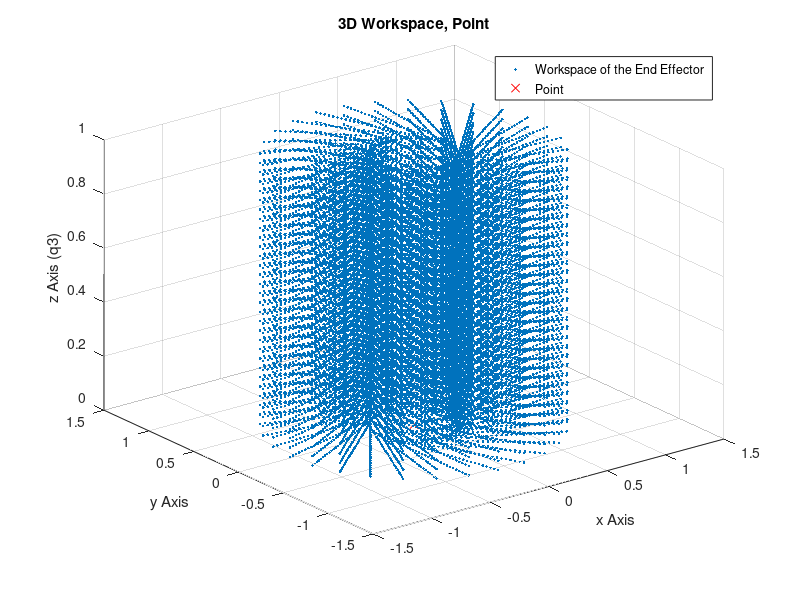

This chart was generated by the following MATLAB code:
N=0.3;

% Angles of the first joint (q1), the second joint (q2), and the third joint (q3)
q1 = linspace(0, 1.0, 30);
q2 = linspace(-pi, pi, 30);
q3 = linspace(0, 1.0, 30);

% Initialize arrays for storing workspace points
workspace_x = [];
workspace_y = [];
workspace_z = [];

% Loop through all possible combinations of q1, q2, and q3
for i = 1:length(q1)
    for j = 1:length(q2)
        for k = 1:length(q3)
            % Calculate the end effector position using the forward kinematics
            x_val = N * cos(q2(j)) - q3(k) * sin(q2(j));
            y_val = N * sin(q2(j)) + q3(k) * cos(q2(j));
            z_val = q1(i);

            % Store the workspace points
            workspace_x = [workspace_x, x_val];
            workspace_y = [workspace_y, y_val];
            workspace_z = [workspace_z, z_val];
        end
    end
end

% Define the point coordinates
point_x = 0;
point_y = 0;
point_z = 0; % Assuming a specific value for q3

% Create the 3D plot for the workspace, the point, and real eigenvectors
figure;
plot3(workspace_x, workspace_y, workspace_z, '.', 'DisplayName', 'Workspace of the End Effector');
hold on;
plot3(point_x, point_y, point_z, 'rx', 'DisplayName', 'Point'); % Red point
hold off;
xlabel('x Axis');
ylabel('y Axis');
zlabel('z Axis (q3)');
title('3D Workspace, Point');
legend;
grid on;

